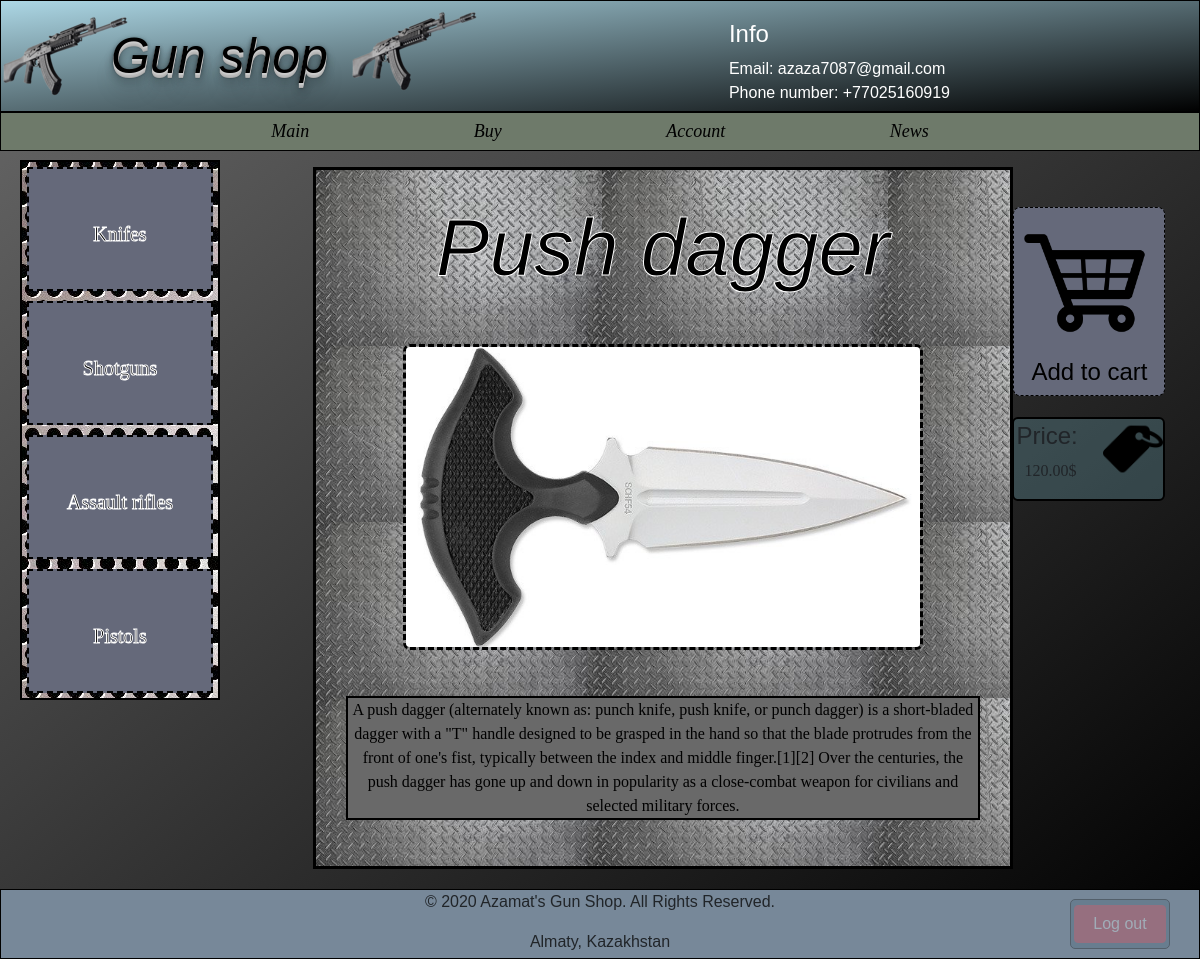
The app's page /shop/knifes/push-dagger/ (signed in) with its own data.
### shop/models.py (models this page shows, shortened)
class Guns(models.Model):
    name = models.CharField(max_length=150, db_index=True)
    slug = models.SlugField(max_length=30, blank=True, unique=True)
    body = models.TextField(blank=True, db_index=True)
    category = models.ForeignKey('Category',null=True, on_delete=models.CASCADE,default="",)
    image = models.ImageField(upload_to='static/images/guns/', blank=True)
    price = models.DecimalField(max_digits=10, decimal_places=2,default=200, )
    date_pub = models.DateTimeField(auto_now_add=True)
    class Meta:
        ordering = ['-date_pub']

### shop/views.py (the view)
# urls.py: path('<str:name>/<str:slug>/', GunDetail.as_view(), name='gun_detail_url'),
class GunDetail(View):
    def get(self, request, slug, name):
        gun = Guns.objects.get(slug__iexact=slug)
        is_already_in_cart = True
        try:
            in_cart = Cart.objects.get(user=request.user, gun_slug=slug)
        except:
            in_cart = False
        if in_cart:
            is_already_in_cart = False
        return render(request, 'shop/gun_detail.html', context={"gun": gun, 'name': name, 'already': is_already_in_cart})

### shop/templates/shop/gun_detail.html (shortened to what this page needs)
{% extends 'shop/base_shop.html' %}
{% block content %}
{% include 'includes/gun_card_template.html' %}
    {% if request.user.is_authenticated %}
        {% if already %}
            <a href="{% url 'gun_buy_url' name=name slug=gun.slug %}">
                <div id="buy_gun">
                    <img src="../../../static/images/buy.png" alt="dsds" width="150px">
                    <h4> Add to cart</h4>
                </div>
            </a>
            <div id="price">
                 <img id="price_img" src="../../../static/images/price.png" alt="">
                <h4>Price:</h4>
                <p>{{ gun.price }}$</p>
            </div>
        {% endif %}
    {% endif %}
{% endblock %}

### shop/templates/includes/gun_card_template.html
 <div id="gun_detail_id">
    <h1 class="mb-5"> <em> {{ gun.name }} </em> </h1>
    <p><img src="../../../../../{{ gun.image }}" alt="dfd" width="520px"></p>
    <p id="text_detail_id"> {{ gun.body }}</p>
 </div>

### static/css/index.css (style rules this page uses)
body { font-family: sans-serif; background-color: dimgrey !important; background: linear-gradient(to top left, black,dimgrey); }
#gun_detail_id { border: solid black 3px; background-image: url("../images/background_detail.jpg"); width: 700px; text-align: center; padding: 30px; }
#gun_detail_id img { border: dashed black 3px; border-radius: 7px; margin-bottom: 30px; }
#gun_detail_id h1 { color: black; font-size: 80px; -webkit-text-stroke-width: 1px; -webkit-text-stroke-color: white; }
#text_detail_id { border: solid black 2px; background-color: dimgrey; color: black; font-style: initial; font-family: "Georgia"; }
#buy_gun { right: -400px; top: 40px; text-align: center; border: black thin dashed; background-color: #65697a; border-radius: 7px; position: absolute; color: black; }
#price { position: absolute; border: black solid 2px; border-radius: 6px; right: -400px; top: 250px; width: 153px; background-color: rgba(104,155,168,0.33); }
#price_img { float: right ; width: 60px; }
#price h4 { padding-left: 2px; padding-top: 3px; font-family: "Arial"; }
#price p { padding-left: 10px; font-family: Impact; }

### records on screen
Guns: name "Push dagger", image (picture), body "A push dagger (alternately known as: punch knife, push knife, or punch dagger) is a short-bladed dagger with a \"T\" handle designed to be grasped in the hand so that the blade protrudes from the front of one's fist, typically between the index and middle finger.[1][2] Over the centuries, the push dagger has gone up and down in popularity as a close-combat weapon for civilians and selected military forces.", price "120.00"
